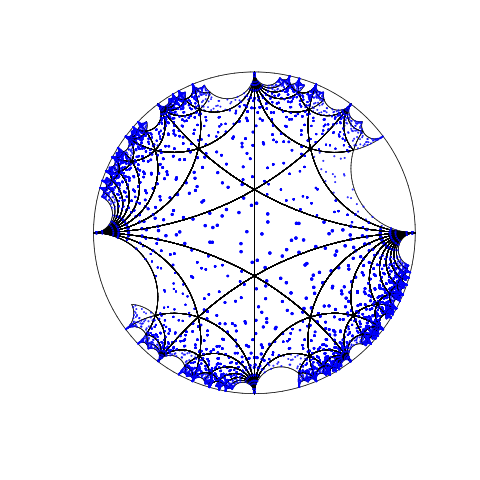

Write the R code that produced this figure.
source("poincare.R")

outs <- read.csv(paste("out/", 246, ".txt", sep=""))
xs <- outs[[1]]
ys <- outs[[2]]
zs <- c()
for(i in 0:length(xs)){
    zs <- c(zs, xs[i] + 1i*ys[i])
}

z1 <- 0.5 + sqrt(3)*0.5*1i
z2 <- -0.5 + sqrt(3)*0.5*1i
z3 <- 1
y1 <- Im(toDiscModel(z1))
y2 <- Im(toDiscModel(z2))
z1 <- toDiscModel(z1)
z2 <- toDiscModel(z2)


## (1, 0), (0, y1), (0, y2)
pdf("246.pdf", width=7, height=7)
plot(c(), xlim=c(-1, 1), ylim=c(-1, 1), asp=1, xlab=NULL, ylab=NULL, main=NULL, ann=F, axes=F)
drawCircle()
points(zs, cex=0.5, col="blue")
## grid()
drawGeodesic(1, 0, 0, y1)
drawGeodesic(1, 0, 0, y2)
drawGeodesic(0, y1, 0, y2)
recursivePlot(list(z1, z2, z3, zs), 9, col="blue", cex=0.5)
dev.off()

